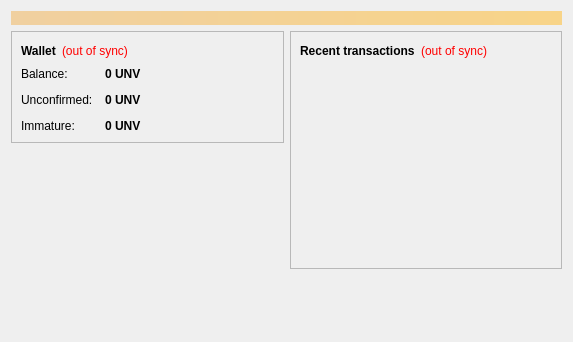
<?xml version="1.0" encoding="UTF-8"?>
<ui version="4.0">
 <class>OverviewPage</class>
 <widget class="QWidget" name="OverviewPage">
  <property name="geometry">
   <rect>
    <x>0</x>
    <y>0</y>
    <width>573</width>
    <height>342</height>
   </rect>
  </property>
  <property name="windowTitle">
   <string>Form</string>
  </property>
  <layout class="QVBoxLayout" name="topLayout">
   <item>
    <widget class="QLabel" name="labelAlerts">
     <property name="visible">
      <bool>false</bool>
     </property>
     <property name="styleSheet">
      <string notr="true">background-color: qlineargradient(x1: 0, y1: 0, x2: 1, y2: 0, stop:0 #F0D0A0, stop:1 #F8D488); color:#000000;</string>
     </property>
     <property name="wordWrap">
      <bool>true</bool>
     </property>
     <property name="margin">
      <number>3</number>
     </property>
    </widget>
   </item>
   <item>
    <layout class="QHBoxLayout" name="horizontalLayout" stretch="1,1">
     <item>
      <layout class="QVBoxLayout" name="verticalLayout_2">
       <item>
        <widget class="QFrame" name="frame">
         <property name="frameShape">
          <enum>QFrame::StyledPanel</enum>
         </property>
         <property name="frameShadow">
          <enum>QFrame::Raised</enum>
         </property>
         <layout class="QVBoxLayout" name="verticalLayout_4">
          <item>
           <layout class="QHBoxLayout" name="horizontalLayout_4">
            <item>
             <widget class="QLabel" name="label_5">
              <property name="font">
               <font>
                <weight>75</weight>
                <bold>true</bold>
               </font>
              </property>
              <property name="text">
               <string>Wallet</string>
              </property>
             </widget>
            </item>
            <item>
             <widget class="QLabel" name="labelWalletStatus">
              <property name="toolTip">
               <string>The displayed information may be out of date. Your wallet automatically synchronizes with the Universal network after a connection is established, but this process has not completed yet.</string>
              </property>
              <property name="styleSheet">
               <string notr="true">QLabel { color: red; }</string>
              </property>
              <property name="text">
               <string notr="true">(out of sync)</string>
              </property>
              <property name="alignment">
               <set>Qt::AlignLeading|Qt::AlignLeft|Qt::AlignVCenter</set>
              </property>
             </widget>
            </item>
            <item>
             <spacer name="horizontalSpacer_2">
              <property name="orientation">
               <enum>Qt::Horizontal</enum>
              </property>
              <property name="sizeHint" stdset="0">
               <size>
                <width>40</width>
                <height>20</height>
               </size>
              </property>
             </spacer>
            </item>
           </layout>
          </item>
          <item>
           <layout class="QFormLayout" name="formLayout_2">
            <property name="fieldGrowthPolicy">
             <enum>QFormLayout::AllNonFixedFieldsGrow</enum>
            </property>
            <property name="horizontalSpacing">
             <number>12</number>
            </property>
            <property name="verticalSpacing">
             <number>12</number>
            </property>
            <item row="0" column="0">
             <widget class="QLabel" name="label">
              <property name="text">
               <string>Balance:</string>
              </property>
             </widget>
            </item>
            <item row="0" column="1">
             <widget class="QLabel" name="labelBalance">
              <property name="font">
               <font>
                <weight>75</weight>
                <bold>true</bold>
               </font>
              </property>
              <property name="cursor">
               <cursorShape>IBeamCursor</cursorShape>
              </property>
              <property name="toolTip">
               <string>Your current balance</string>
              </property>
              <property name="text">
               <string notr="true">0 UNV</string>
              </property>
              <property name="textInteractionFlags">
               <set>Qt::LinksAccessibleByMouse|Qt::TextSelectableByKeyboard|Qt::TextSelectableByMouse</set>
              </property>
             </widget>
            </item>
            <item row="1" column="0">
             <widget class="QLabel" name="label_3">
              <property name="text">
               <string>Unconfirmed:</string>
              </property>
             </widget>
            </item>
            <item row="1" column="1">
             <widget class="QLabel" name="labelUnconfirmed">
              <property name="font">
               <font>
                <weight>75</weight>
                <bold>true</bold>
               </font>
              </property>
              <property name="cursor">
               <cursorShape>IBeamCursor</cursorShape>
              </property>
              <property name="toolTip">
               <string>Total of transactions that have yet to be confirmed, and do not yet count toward the current balance</string>
              </property>
              <property name="text">
               <string notr="true">0 UNV</string>
              </property>
              <property name="textInteractionFlags">
               <set>Qt::LinksAccessibleByMouse|Qt::TextSelectableByKeyboard|Qt::TextSelectableByMouse</set>
              </property>
             </widget>
            </item>
            <item row="2" column="0">
             <widget class="QLabel" name="labelImmatureText">
              <property name="text">
               <string>Immature:</string>
              </property>
             </widget>
            </item>
            <item row="2" column="1">
             <widget class="QLabel" name="labelImmature">
              <property name="font">
               <font>
                <weight>75</weight>
                <bold>true</bold>
               </font>
              </property>
              <property name="toolTip">
               <string>Mined balance that has not yet matured</string>
              </property>
              <property name="text">
               <string notr="true">0 UNV</string>
              </property>
              <property name="textInteractionFlags">
               <set>Qt::LinksAccessibleByMouse|Qt::TextSelectableByKeyboard|Qt::TextSelectableByMouse</set>
              </property>
             </widget>
            </item>
           </layout>
          </item>
         </layout>
        </widget>
       </item>
       <item>
        <spacer name="verticalSpacer">
         <property name="orientation">
          <enum>Qt::Vertical</enum>
         </property>
         <property name="sizeHint" stdset="0">
          <size>
           <width>20</width>
           <height>40</height>
          </size>
         </property>
        </spacer>
       </item>
      </layout>
     </item>
     <item>
      <layout class="QVBoxLayout" name="verticalLayout_3">
       <item>
        <widget class="QFrame" name="frame_2">
         <property name="frameShape">
          <enum>QFrame::StyledPanel</enum>
         </property>
         <property name="frameShadow">
          <enum>QFrame::Raised</enum>
         </property>
         <layout class="QVBoxLayout" name="verticalLayout">
          <item>
           <layout class="QHBoxLayout" name="horizontalLayout_2">
            <item>
             <widget class="QLabel" name="label_4">
              <property name="text">
               <string>&lt;b&gt;Recent transactions&lt;/b&gt;</string>
              </property>
             </widget>
            </item>
            <item>
             <widget class="QLabel" name="labelTransactionsStatus">
              <property name="toolTip">
               <string>The displayed information may be out of date. Your wallet automatically synchronizes with the Universal network after a connection is established, but this process has not completed yet.</string>
              </property>
              <property name="styleSheet">
               <string notr="true">QLabel { color: red; }</string>
              </property>
              <property name="text">
               <string notr="true">(out of sync)</string>
              </property>
              <property name="alignment">
               <set>Qt::AlignRight|Qt::AlignTrailing|Qt::AlignVCenter</set>
              </property>
             </widget>
            </item>
            <item>
             <spacer name="horizontalSpacer">
              <property name="orientation">
               <enum>Qt::Horizontal</enum>
              </property>
              <property name="sizeHint" stdset="0">
               <size>
                <width>40</width>
                <height>20</height>
               </size>
              </property>
             </spacer>
            </item>
           </layout>
          </item>
          <item>
           <widget class="QListView" name="listTransactions">
            <property name="styleSheet">
             <string notr="true">QListView { background: transparent; }</string>
            </property>
            <property name="frameShape">
             <enum>QFrame::NoFrame</enum>
            </property>
            <property name="verticalScrollBarPolicy">
             <enum>Qt::ScrollBarAlwaysOff</enum>
            </property>
            <property name="horizontalScrollBarPolicy">
             <enum>Qt::ScrollBarAlwaysOff</enum>
            </property>
            <property name="selectionMode">
             <enum>QAbstractItemView::NoSelection</enum>
            </property>
           </widget>
          </item>
         </layout>
        </widget>
       </item>
       <item>
        <spacer name="verticalSpacer_2">
         <property name="orientation">
          <enum>Qt::Vertical</enum>
         </property>
         <property name="sizeHint" stdset="0">
          <size>
           <width>20</width>
           <height>40</height>
          </size>
         </property>
        </spacer>
       </item>
      </layout>
     </item>
    </layout>
   </item>
  </layout>
 </widget>
 <resources/>
 <connections/>
</ui>
